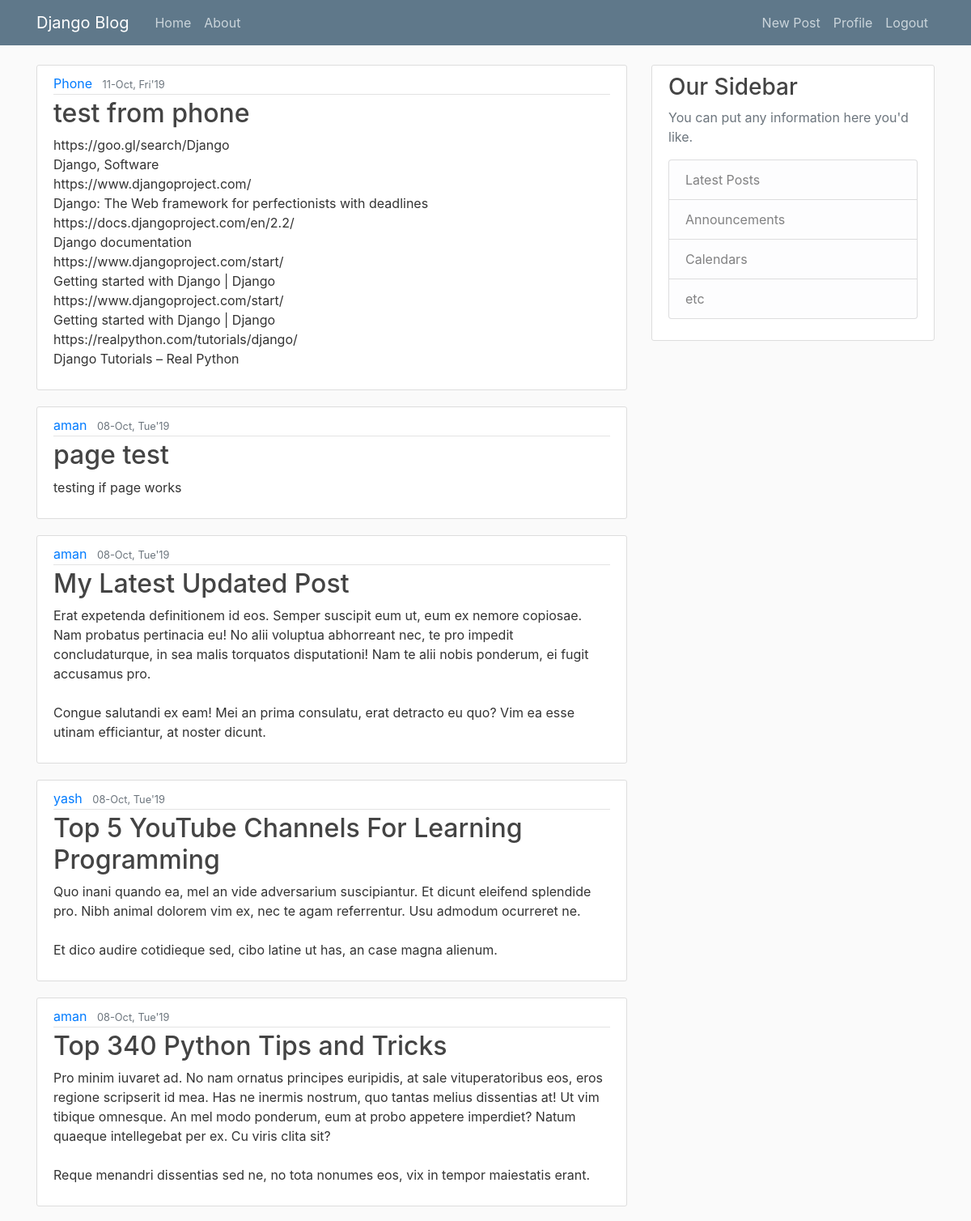
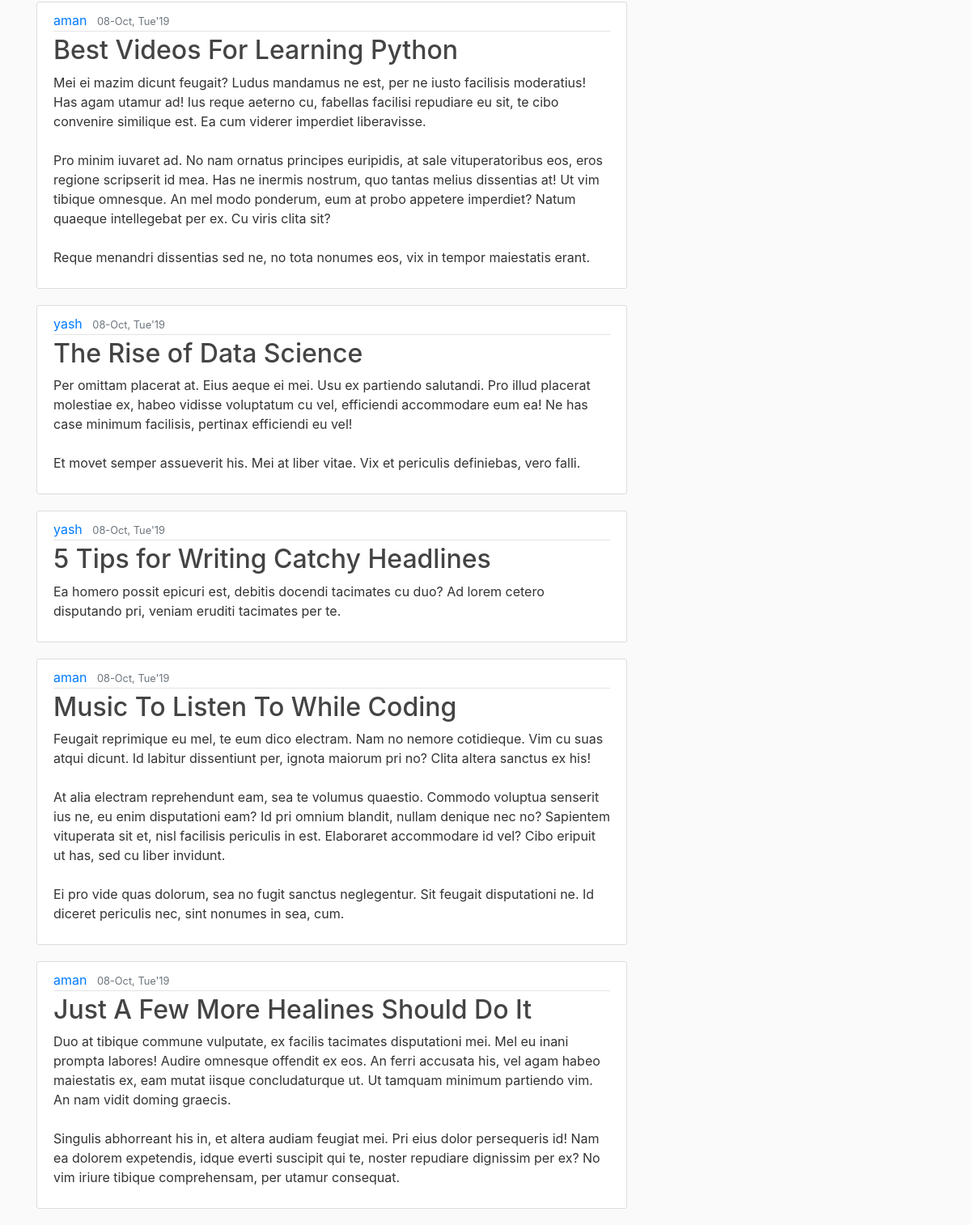
The page / (signed in) on the database its author committed (2 pictures, top to bottom).
### blog/models.py (models this page shows, shortened)
class Post(models.Model):
    title = models.CharField(max_length=100)
    content = models.TextField()
    date_posted = models.DateTimeField(auto_now_add=True)
    author = models.ForeignKey(User, on_delete=models.CASCADE) #if user deleted, delete post too

### blog/views.py (the view)
# urls.py: path('', PostListView.as_view() , name='blog-home'),
class PostListView(ListView):
    model = Post
    template_name = "blog/home.html"  # <app>/<models>_<viewtype>.html
    context_object_name = "posts"
    ordering = ["-date_posted"]
    paginate_by = 10

### blog/templates/blog/home.html
{% extends "blog/base.html" %}
{% block content %}
    {% for post in posts%}
        <article class="media content-section">
            <div class="media-body">
                <div class="article-metadata">
                    <a class="mr-2" href="#">{{ post.author }}</a>
                    <small class="text-muted">{{ post.date_posted | date:"d-M, D'y  " }}</small>
                </div>
                <h2><a class="article-title" href="#">{{ post.title }}</a></h2>
                <p class="article-content">{{ post.content }}</p>
            </div>
        </article>
    {% endfor %}
{% endblock content %}

### blog/static/blog/main.css (style rules this page uses)
body { background: #fafafa; color: #333333; margin-top: 5rem; }
h1, h2, h3, h4, h5, h6 { color: #444444; }
.content-section { background: #ffffff; padding: 10px 20px; border: 1px solid #dddddd; border-radius: 3px; margin-bottom: 20px; }
.article-title { color: #444444; }
.article-content { white-space: pre-line; }
.article-metadata { padding-bottom: 1px; margin-bottom: 4px; border-bottom: 1px solid #e3e3e3 }

### rows shown on the page
Post: author "Phone", date_posted "11-Oct, Fri'19", title "test from phone", content "https://goo.gl/search/Django Django, Software https://www.djangoproject.com/ Django: The Web framework for perfectionists with deadlines https://docs.djangoproject.com/en/2.2/ Django documentation https://www.djangoproject.com/start/ Getting started with Django | Django https://www.djangoproject.com/start/ Getting started with Django | Django https://realpython.com/tutorials/django/ Django Tutorials – Real Python"
Post: author "aman", date_posted "08-Oct, Tue'19", title "page test", content "testing if page works"
Post: author "aman", date_posted "08-Oct, Tue'19", title "My Latest Updated Post", content "Erat expetenda definitionem id eos. Semper suscipit eum ut, eum ex nemore copiosae. Nam probatus pertinacia eu! No alii voluptua abhorreant nec, te pro impedit concludaturque, in sea malis torquatos disputationi! Nam te alii nobis ponderum, ei fugit accusamus pro. Congue salutandi ex eam! Mei an prima consulatu, erat detracto eu quo? Vim ea esse utinam efficiantur, at noster dicunt."
Post: author "yash", date_posted "08-Oct, Tue'19", title "Top 5 YouTube Channels For Learning Programming", content "Quo inani quando ea, mel an vide adversarium suscipiantur. Et dicunt eleifend splendide pro. Nibh animal dolorem vim ex, nec te agam referrentur. Usu admodum ocurreret ne. Et dico audire cotidieque sed, cibo latine ut has, an case magna alienum."
Post: author "aman", date_posted "08-Oct, Tue'19", title "Top 340 Python Tips and Tricks", content "Pro minim iuvaret ad. No nam ornatus principes euripidis, at sale vituperatoribus eos, eros regione scripserit id mea. Has ne inermis nostrum, quo tantas melius dissentias at! Ut vim tibique omnesque. An mel modo ponderum, eum at probo appetere imperdiet? Natum quaeque intellegebat per ex. Cu viris clita sit? Reque menandri dissentias sed ne, no tota nonumes eos, vix in tempor maiestatis erant."
Post: author "aman", date_posted "08-Oct, Tue'19", title "Best Videos For Learning Python", content "Mei ei mazim dicunt feugait? Ludus mandamus ne est, per ne iusto facilisis moderatius! Has agam utamur ad! Ius reque aeterno cu, fabellas facilisi repudiare eu sit, te cibo convenire similique est. Ea cum viderer imperdiet liberavisse. Pro minim iuvaret ad. No nam ornatus principes euripidis, at sale vituperatoribus eos, eros regione scripserit id mea. Has ne inermis nostrum, quo tantas melius dissentias at! Ut vim tibique omnesque. An mel modo ponderum, eum at probo appetere imperdiet? Natum quaeque intellegebat per ex. Cu viris clita sit? Reque menandri dissentias sed ne, no tota nonumes eos, vix in tempor maiestatis erant."
Post: author "yash", date_posted "08-Oct, Tue'19", title "The Rise of Data Science", content "Per omittam placerat at. Eius aeque ei mei. Usu ex partiendo salutandi. Pro illud placerat molestiae ex, habeo vidisse voluptatum cu vel, efficiendi accommodare eum ea! Ne has case minimum facilisis, pertinax efficiendi eu vel! Et movet semper assueverit his. Mei at liber vitae. Vix et periculis definiebas, vero falli."
Post: author "yash", date_posted "08-Oct, Tue'19", title "5 Tips for Writing Catchy Headlines", content "Ea homero possit epicuri est, debitis docendi tacimates cu duo? Ad lorem cetero disputando pri, veniam eruditi tacimates per te."
Post: author "aman", date_posted "08-Oct, Tue'19", title "Music To Listen To While Coding", content "Feugait reprimique eu mel, te eum dico electram. Nam no nemore cotidieque. Vim cu suas atqui dicunt. Id labitur dissentiunt per, ignota maiorum pri no? Clita altera sanctus ex his! At alia electram reprehendunt eam, sea te volumus quaestio. Commodo voluptua senserit ius ne, eu enim disputationi eam? Id pri omnium blandit, nullam denique nec no? Sapientem vituperata sit et, nisl facilisis periculis in est. Elaboraret accommodare id vel? Cibo eripuit ut has, sed cu liber invidunt. Ei pro vide quas dolorum, sea no fugit sanctus neglegentur. Sit feugait disputationi ne. Id diceret periculis nec, sint nonumes in sea, cum."
Post: author "aman", date_posted "08-Oct, Tue'19", title "Just A Few More Healines Should Do It", content "Duo at tibique commune vulputate, ex facilis tacimates disputationi mei. Mel eu inani prompta labores! Audire omnesque offendit ex eos. An ferri accusata his, vel agam habeo maiestatis ex, eam mutat iisque concludaturque ut. Ut tamquam minimum partiendo vim. An nam vidit doming graecis. Singulis abhorreant his in, et altera audiam feugiat mei. Pri eius dolor persequeris id! Nam ea dolorem expetendis, idque everti suscipit qui te, noster repudiare dignissim per ex? No vim iriure tibique comprehensam, per utamur consequat."
